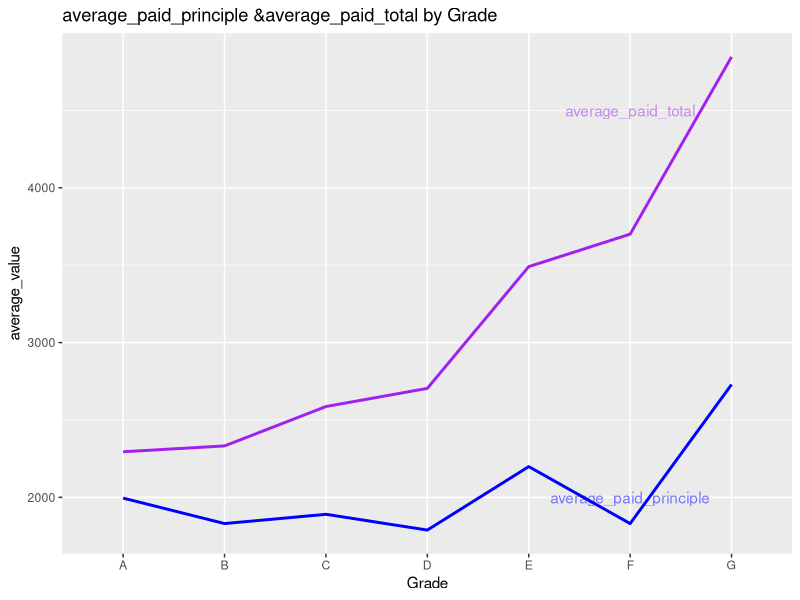
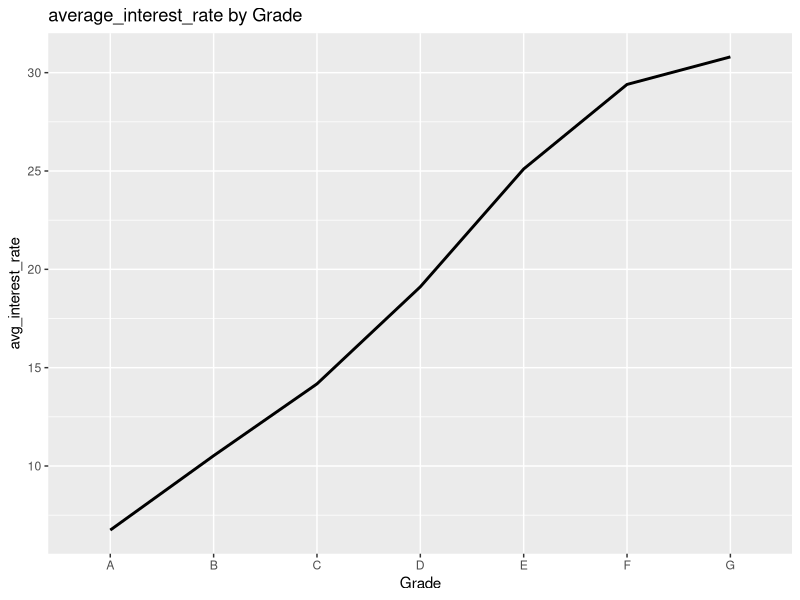
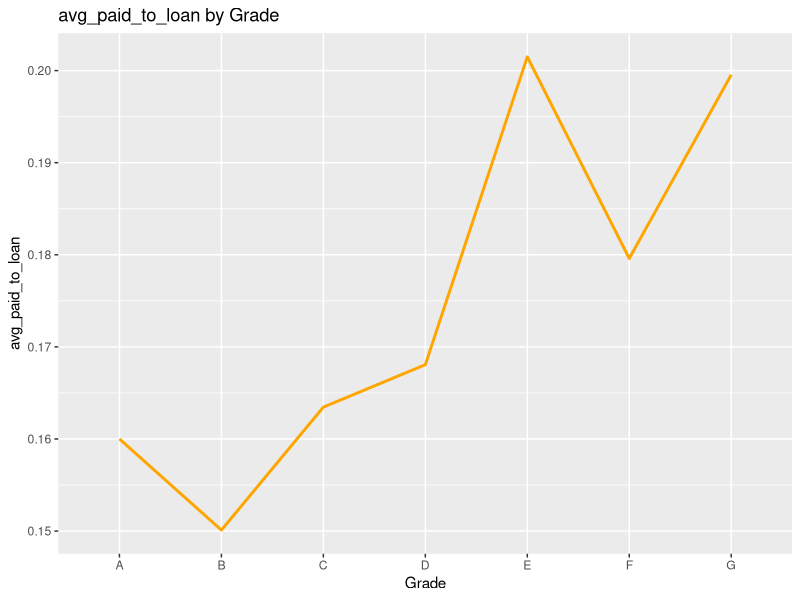
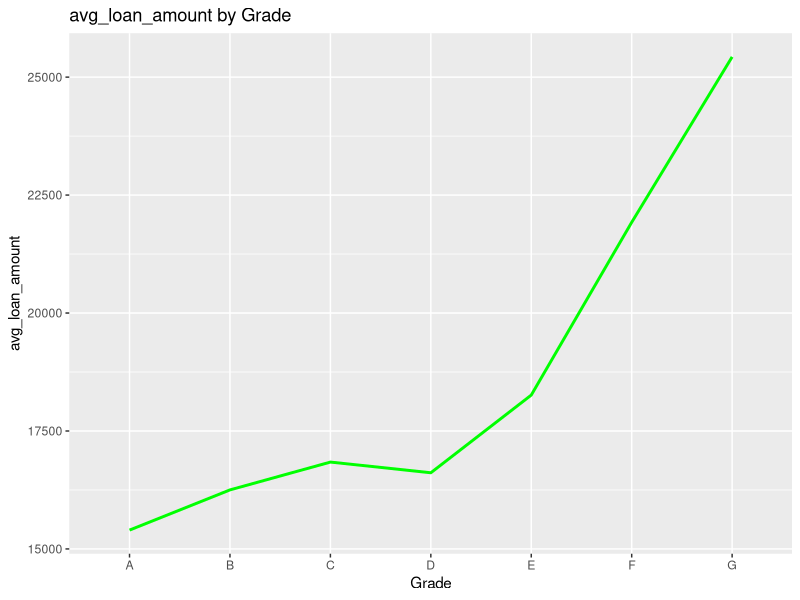

These charts were generated, in order, by the following R code:
library(tidyverse)
data <- read_csv("derived_data/loans_tidied.csv")

data <- mutate(data, paid_to_loan = paid_total/loan_amount)
data1 <- data %>%
  group_by(grade)%>%
  summarize(count = n(),
            avg_paid_principal=mean(paid_principal,na.rm=T),
            avg_paid_total = mean(paid_total,na.rm=T),
            avg_paid_to_loan = mean(paid_to_loan,na.rm=T),
            avg_loan_amount = mean(loan_amount,na.rm=T),
            avg_r=mean(interest_rate,na.rm=T))

png("figures/f1.png")
f1 <- ggplot(data1) + geom_line(aes(x=grade,y=avg_paid_principal,group =1),color = "blue",size=1)+
  geom_line(aes(x=grade,y=avg_paid_total,group =1),color = "purple",size = 1) +
  labs(x = "Grade", y = "average_value", title = "average_paid_principle &average_paid_total by Grade") + annotate("text", x="F", y=4500, label="average_paid_total", alpha=0.5,color ="purple") +
  annotate("text", x="F", y=2000, label="average_paid_principle",alpha=0.5, color="blue")
print(f1)
dev.off()


png("figures/f2.png")
f2 <- ggplot(data1) + geom_line(aes(x=grade,y=avg_r,group =1),color = "black",size =1)+
  labs(x = "Grade", y = "avg_interest_rate", title = "average_interest_rate by Grade")
print(f2)
dev.off()

png("figures/f3.png")
f3 <- ggplot(data1) + geom_line(aes(x=grade,y=avg_paid_to_loan,group =1),color = "orange",size =1)+
  labs(x = "Grade", y = "avg_paid_to_loan", title = "avg_paid_to_loan by Grade")
print(f3)
dev.off()


png("figures/f4.png")
f4 <- ggplot(data1) + geom_line(aes(x=grade,y=avg_loan_amount,group =1),color = "green",size =1)+
  labs(x = "Grade", y = "avg_loan_amount", title = "avg_loan_amount by Grade")
print(f4)
dev.off()
